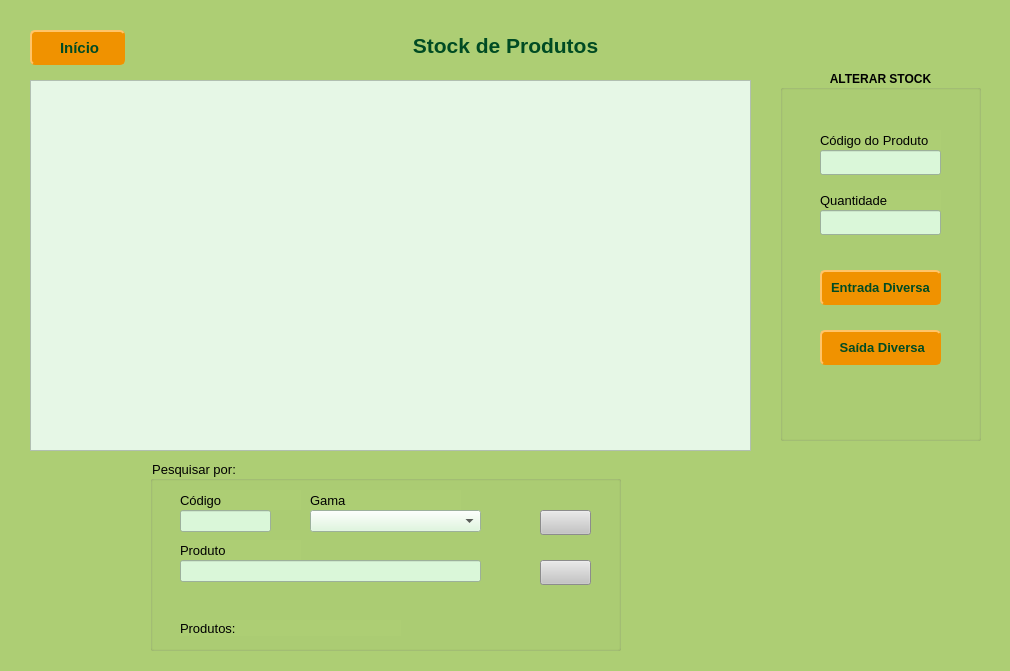
<?xml version="1.0" encoding="UTF-8"?>
<ui version="4.0">
 <class>StockProdutos</class>
 <widget class="QWidget" name="StockProdutos">
  <property name="geometry">
   <rect>
    <x>0</x>
    <y>0</y>
    <width>1010</width>
    <height>671</height>
   </rect>
  </property>
  <property name="minimumSize">
   <size>
    <width>1010</width>
    <height>671</height>
   </size>
  </property>
  <property name="maximumSize">
   <size>
    <width>1010</width>
    <height>671</height>
   </size>
  </property>
  <property name="windowTitle">
   <string>Form</string>
  </property>
  <widget class="QStackedWidget" name="stackedWidget">
   <property name="geometry">
    <rect>
     <x>0</x>
     <y>0</y>
     <width>1010</width>
     <height>671</height>
    </rect>
   </property>
   <property name="minimumSize">
    <size>
     <width>1010</width>
     <height>671</height>
    </size>
   </property>
   <property name="maximumSize">
    <size>
     <width>1010</width>
     <height>671</height>
    </size>
   </property>
   <property name="styleSheet">
    <string notr="true">background-color: #ADCE74;</string>
   </property>
   <property name="currentIndex">
    <number>0</number>
   </property>
   <widget class="QWidget" name="page1_Stock">
    <widget class="QPushButton" name="btnInicio_stock">
     <property name="geometry">
      <rect>
       <x>30</x>
       <y>30</y>
       <width>95</width>
       <height>35</height>
      </rect>
     </property>
     <property name="font">
      <font>
       <pointsize>11</pointsize>
       <bold>true</bold>
      </font>
     </property>
     <property name="cursor">
      <cursorShape>PointingHandCursor</cursorShape>
     </property>
     <property name="styleSheet">
      <string notr="true">	background-color: #F09200;
	color: #004b23;
	border: 1.5px solid #F09200;
	border-style: outset;
	border-radius: 5px;</string>
     </property>
     <property name="text">
      <string> Início</string>
     </property>
     <property name="icon">
      <iconset resource="imagens.qrc">
       <normaloff>:/img/img/Home.png</normaloff>:/img/img/Home.png</iconset>
     </property>
    </widget>
    <widget class="QLabel" name="label_23">
     <property name="geometry">
      <rect>
       <x>150</x>
       <y>30</y>
       <width>711</width>
       <height>31</height>
      </rect>
     </property>
     <property name="font">
      <font>
       <pointsize>16</pointsize>
       <bold>true</bold>
      </font>
     </property>
     <property name="styleSheet">
      <string notr="true">color: #004b23;</string>
     </property>
     <property name="text">
      <string>Stock de Produtos</string>
     </property>
     <property name="alignment">
      <set>Qt::AlignCenter</set>
     </property>
    </widget>
    <widget class="QGroupBox" name="groupBox">
     <property name="geometry">
      <rect>
       <x>150</x>
       <y>460</y>
       <width>471</width>
       <height>191</height>
      </rect>
     </property>
     <property name="font">
      <font>
       <pointsize>10</pointsize>
       <fontweight>DemiBold</fontweight>
      </font>
     </property>
     <property name="title">
      <string>Pesquisar por:</string>
     </property>
     <widget class="QLabel" name="label_3">
      <property name="geometry">
       <rect>
        <x>160</x>
        <y>30</y>
        <width>151</width>
        <height>20</height>
       </rect>
      </property>
      <property name="font">
       <font>
        <pointsize>10</pointsize>
        <bold>false</bold>
       </font>
      </property>
      <property name="text">
       <string>Gama </string>
      </property>
     </widget>
     <widget class="QLabel" name="lblTotalProdutos">
      <property name="geometry">
       <rect>
        <x>30</x>
        <y>160</y>
        <width>221</width>
        <height>16</height>
       </rect>
      </property>
      <property name="font">
       <font>
        <pointsize>10</pointsize>
        <fontweight>ExtraBold</fontweight>
       </font>
      </property>
      <property name="text">
       <string>Produtos:</string>
      </property>
     </widget>
     <widget class="QPushButton" name="btnPesquisarProduto_stock">
      <property name="geometry">
       <rect>
        <x>390</x>
        <y>50</y>
        <width>51</width>
        <height>25</height>
       </rect>
      </property>
      <property name="font">
       <font>
        <fontweight>DemiBold</fontweight>
       </font>
      </property>
      <property name="cursor">
       <cursorShape>PointingHandCursor</cursorShape>
      </property>
      <property name="styleSheet">
       <string notr="true">
background-color: rgb(196, 196, 196);</string>
      </property>
      <property name="text">
       <string/>
      </property>
      <property name="icon">
       <iconset resource="imagens.qrc">
        <normaloff>:/img/img/pesquisar.png</normaloff>:/img/img/pesquisar.png</iconset>
      </property>
     </widget>
     <widget class="QLabel" name="label_4">
      <property name="geometry">
       <rect>
        <x>30</x>
        <y>30</y>
        <width>121</width>
        <height>20</height>
       </rect>
      </property>
      <property name="font">
       <font>
        <pointsize>10</pointsize>
        <bold>false</bold>
       </font>
      </property>
      <property name="text">
       <string>Código</string>
      </property>
     </widget>
     <widget class="QLineEdit" name="txtCodigo">
      <property name="geometry">
       <rect>
        <x>30</x>
        <y>50</y>
        <width>91</width>
        <height>22</height>
       </rect>
      </property>
      <property name="styleSheet">
       <string notr="true">background-color:#DAF7D9;</string>
      </property>
     </widget>
     <widget class="QLineEdit" name="txtProduto">
      <property name="geometry">
       <rect>
        <x>30</x>
        <y>100</y>
        <width>301</width>
        <height>22</height>
       </rect>
      </property>
      <property name="styleSheet">
       <string notr="true">background-color:#DAF7D9;</string>
      </property>
     </widget>
     <widget class="QLabel" name="label_5">
      <property name="geometry">
       <rect>
        <x>30</x>
        <y>80</y>
        <width>121</width>
        <height>20</height>
       </rect>
      </property>
      <property name="font">
       <font>
        <pointsize>10</pointsize>
        <bold>false</bold>
       </font>
      </property>
      <property name="text">
       <string>Produto</string>
      </property>
     </widget>
     <widget class="QComboBox" name="cmbPesquisarGama">
      <property name="geometry">
       <rect>
        <x>160</x>
        <y>50</y>
        <width>171</width>
        <height>22</height>
       </rect>
      </property>
      <property name="styleSheet">
       <string notr="true">background-color:#DAF7D9;</string>
      </property>
      <item>
       <property name="text">
        <string/>
       </property>
      </item>
      <item>
       <property name="text">
        <string>Vinhos de Mesa</string>
       </property>
      </item>
      <item>
       <property name="text">
        <string>Alimentação</string>
       </property>
      </item>
      <item>
       <property name="text">
        <string>Cervejas</string>
       </property>
      </item>
      <item>
       <property name="text">
        <string>Espumantes e Sidras</string>
       </property>
      </item>
      <item>
       <property name="text">
        <string>Licores e Aguardentes</string>
       </property>
      </item>
      <item>
       <property name="text">
        <string>Águas e Refrescos</string>
       </property>
      </item>
     </widget>
     <widget class="QPushButton" name="btnLimparPesquisa">
      <property name="geometry">
       <rect>
        <x>390</x>
        <y>100</y>
        <width>51</width>
        <height>25</height>
       </rect>
      </property>
      <property name="font">
       <font>
        <fontweight>DemiBold</fontweight>
       </font>
      </property>
      <property name="cursor">
       <cursorShape>PointingHandCursor</cursorShape>
      </property>
      <property name="styleSheet">
       <string notr="true">
background-color: rgb(196, 196, 196);</string>
      </property>
      <property name="text">
       <string/>
      </property>
      <property name="icon">
       <iconset resource="imagens.qrc">
        <normaloff>:/img/img/Refresh.png</normaloff>:/img/img/Refresh.png</iconset>
      </property>
     </widget>
    </widget>
    <widget class="QTableWidget" name="tableWidget_stock">
     <property name="geometry">
      <rect>
       <x>30</x>
       <y>80</y>
       <width>721</width>
       <height>371</height>
      </rect>
     </property>
     <property name="styleSheet">
      <string notr="true">background-color: #E6F7E6;</string>
     </property>
     <attribute name="horizontalHeaderDefaultSectionSize">
      <number>100</number>
     </attribute>
     <attribute name="horizontalHeaderHighlightSections">
      <bool>false</bool>
     </attribute>
    </widget>
    <widget class="QGroupBox" name="groupBox_2">
     <property name="geometry">
      <rect>
       <x>780</x>
       <y>70</y>
       <width>201</width>
       <height>371</height>
      </rect>
     </property>
     <property name="font">
      <font>
       <bold>true</bold>
      </font>
     </property>
     <property name="title">
      <string>ALTERAR STOCK</string>
     </property>
     <property name="alignment">
      <set>Qt::AlignCenter</set>
     </property>
     <widget class="QPushButton" name="btnSaidaStock">
      <property name="geometry">
       <rect>
        <x>40</x>
        <y>260</y>
        <width>121</width>
        <height>35</height>
       </rect>
      </property>
      <property name="font">
       <font>
        <pointsize>10</pointsize>
        <bold>true</bold>
       </font>
      </property>
      <property name="cursor">
       <cursorShape>PointingHandCursor</cursorShape>
      </property>
      <property name="styleSheet">
       <string notr="true">	background-color: #F09200;
	color: #004b23;
	border: 1.5px solid #F09200;
	border-style: outset;
	border-radius: 5px;</string>
      </property>
      <property name="text">
       <string> Saída Diversa</string>
      </property>
      <property name="icon">
       <iconset resource="imagens.qrc">
        <normaloff>:/img/img/Remove.png</normaloff>:/img/img/Remove.png</iconset>
      </property>
     </widget>
     <widget class="QLineEdit" name="txtQuantidade">
      <property name="geometry">
       <rect>
        <x>40</x>
        <y>140</y>
        <width>121</width>
        <height>25</height>
       </rect>
      </property>
      <property name="styleSheet">
       <string notr="true">background-color:#DAF7D9;</string>
      </property>
      <property name="alignment">
       <set>Qt::AlignRight|Qt::AlignTrailing|Qt::AlignVCenter</set>
      </property>
     </widget>
     <widget class="QLabel" name="label_6">
      <property name="geometry">
       <rect>
        <x>40</x>
        <y>60</y>
        <width>121</width>
        <height>20</height>
       </rect>
      </property>
      <property name="font">
       <font>
        <pointsize>10</pointsize>
        <bold>false</bold>
       </font>
      </property>
      <property name="text">
       <string>Código do Produto</string>
      </property>
     </widget>
     <widget class="QLineEdit" name="txtCodigoProduto">
      <property name="geometry">
       <rect>
        <x>40</x>
        <y>80</y>
        <width>121</width>
        <height>25</height>
       </rect>
      </property>
      <property name="styleSheet">
       <string notr="true">background-color:#DAF7D9;</string>
      </property>
      <property name="alignment">
       <set>Qt::AlignRight|Qt::AlignTrailing|Qt::AlignVCenter</set>
      </property>
     </widget>
     <widget class="QPushButton" name="btnEntradaStock">
      <property name="geometry">
       <rect>
        <x>40</x>
        <y>200</y>
        <width>121</width>
        <height>35</height>
       </rect>
      </property>
      <property name="font">
       <font>
        <pointsize>10</pointsize>
        <bold>true</bold>
       </font>
      </property>
      <property name="cursor">
       <cursorShape>PointingHandCursor</cursorShape>
      </property>
      <property name="styleSheet">
       <string notr="true">	background-color: #F09200;
	color: #004b23;
	border: 1.5px solid #F09200;
	border-style: outset;
	border-radius: 5px;</string>
      </property>
      <property name="text">
       <string>Entrada Diversa</string>
      </property>
      <property name="icon">
       <iconset resource="imagens.qrc">
        <normaloff>:/img/img/Add.png</normaloff>:/img/img/Add.png</iconset>
      </property>
     </widget>
     <widget class="QLabel" name="label_7">
      <property name="geometry">
       <rect>
        <x>40</x>
        <y>120</y>
        <width>121</width>
        <height>20</height>
       </rect>
      </property>
      <property name="font">
       <font>
        <pointsize>10</pointsize>
        <bold>false</bold>
       </font>
      </property>
      <property name="text">
       <string>Quantidade</string>
      </property>
     </widget>
    </widget>
    <widget class="QLabel" name="lblErro">
     <property name="geometry">
      <rect>
       <x>600</x>
       <y>20</y>
       <width>371</width>
       <height>20</height>
      </rect>
     </property>
     <property name="text">
      <string/>
     </property>
    </widget>
   </widget>
  </widget>
 </widget>
 <resources>
  <include location="imagens.qrc"/>
 </resources>
 <connections/>
</ui>
